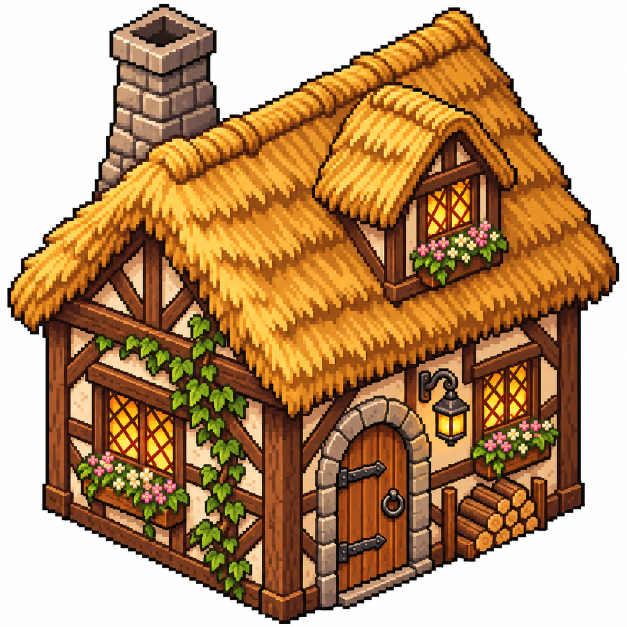
#> input picture art-source/01.png, 1254 x 1254 px (shown at 1/2 size); its folder holds only this picture in this run
$ python import_ai_assets.py
#> lines starting #> are read from the running program, lines starting #| are printed output that depends on the picture; after the words box and inside, x2 and y2 are one past the last pixel; in counts of white or black regions, pixels touching at a corner belong together
### tools/sprite_tools.py
"""Helpers to turn AI-generated sheets (white background) into game-ready pixel sprites."""
from collections import deque
from PIL import Image
import numpy as np


def remove_white_bg(im: Image.Image, thr: int = 236, sat: int = 28, holes: int = 0) -> Image.Image:
    """Flood-fill near-white pixels connected to the image border -> transparent."""
    a = np.asarray(im.convert('RGB')).astype(np.int16)
    h, w, _ = a.shape
    mn = a.min(axis=2); mx = a.max(axis=2)
    bgish = (mn >= thr) & ((mx - mn) <= sat)
    mask = np.zeros((h, w), bool)
    q = deque()
    for x in range(w):
        for y in (0, h - 1):
            if bgish[y, x]: q.append((y, x))
    for y in range(h):
        for x in (0, w - 1):
            if bgish[y, x]: q.append((y, x))
    while q:
        y, x = q.popleft()
        if mask[y, x]: continue
        mask[y, x] = True
        for dy, dx in ((1, 0), (-1, 0), (0, 1), (0, -1)):
            ny, nx = y + dy, x + dx
            if 0 <= ny < h and 0 <= nx < w and not mask[ny, nx] and bgish[ny, nx]:
                q.append((ny, nx))
    if holes:
        # also clear enclosed white pockets larger than `holes` pixels (e.g. gaps between limbs)
        seen = mask.copy()
        ys, xs = np.nonzero(bgish & ~mask)
        for y0, x0 in zip(ys, xs):
            if seen[y0, x0]: continue
            region = []; q = deque([(y0, x0)]); seen[y0, x0] = True
            while q:
                y, x = q.popleft(); region.append((y, x))
                for dy, dx in ((1, 0), (-1, 0), (0, 1), (0, -1)):
                    ny, nx = y + dy, x + dx
                    if 0 <= ny < h and 0 <= nx < w and not seen[ny, nx] and bgish[ny, nx]:
                        seen[ny, nx] = True; q.append((ny, nx))
            if len(region) >= holes:
                for y, x in region: mask[y, x] = True
    rgba = np.dstack([a.astype(np.uint8), np.where(mask, 0, 255).astype(np.uint8)])
    rgba = clean_edges(defringe_rgba(rgba, 2))
    return Image.fromarray(rgba, 'RGBA')


# [53 lines left out: functions components, order_rows, not called in this run]


def to_game(img: Image.Image, width: int = 0, height: int = 0, crisp: bool = True) -> Image.Image:
    """Trim, downscale to target size and harden alpha."""
    img = img.crop(img.getbbox())
    w, h = img.size
    if width and not height: height = round(h * width / w)
    if height and not width: width = round(w * height / h)
    # premultiplied downscale to avoid white fringes
    arr = np.asarray(img).astype(np.float32)
    al = arr[:, :, 3:4] / 255.0
    pre = np.concatenate([arr[:, :, :3] * al, arr[:, :, 3:4]], axis=2)
    small = Image.fromarray(pre.astype(np.uint8), 'RGBA').resize((width, height), Image.BOX)
    sa = np.asarray(small).astype(np.float32)
    alpha = sa[:, :, 3:4]
    rgb = np.where(alpha > 0, sa[:, :, :3] * 255.0 / np.maximum(alpha, 1), 0)
    hard = np.where(alpha > 110, 255, 0)
    out = np.concatenate([np.clip(rgb, 0, 255), hard], axis=2).astype(np.uint8)
    res = Image.fromarray(clean_edges(defringe_rgba(out, 1, 185, 45), 2), 'RGBA')
    if crisp:
        # slight sharpening of colours via palette reduction keeps a pixel-art look
        rgbq = res.convert('RGB').quantize(160, method=Image.Quantize.MEDIANCUT, dither=Image.Dither.NONE).convert('RGB')
        res = Image.merge('RGBA', (*rgbq.split(), res.split()[3]))
    return res


# [8 lines left out: function outline, not called in this run]


def defringe_rgba(a, passes=2, lo=170, sat=50):
    """Peel whitish, low-saturation pixels on the silhouette edge (left over from white backgrounds)."""
    a = a.copy()
    for _ in range(passes):
        al = a[:, :, 3] > 0
        pad = np.pad(al, 1)
        edge = al & ~(pad[:-2, 1:-1] & pad[2:, 1:-1] & pad[1:-1, :-2] & pad[1:-1, 2:])
        rgb = a[:, :, :3].astype(np.int16)
        light = (rgb.min(2) > lo) & ((rgb.max(2) - rgb.min(2)) < sat)
        a[edge & light, 3] = 0
    return a


def clean_edges(a, passes=3, light_min=170, sat_max=60, dark_lum=110):
    """Outline-aware de-fringe: peel light, low-saturation silhouette pixels that sit OUTSIDE a dark outline
    (leftover white background), while keeping genuinely white parts (fur, ice) that have no dark rim.
    Then one pass of near-pure-white removal. Works on uint8 RGBA arrays."""
    a = a.copy()
    for _ in range(passes):
        al = a[:, :, 3] > 0
        pad = np.pad(al, 1)
        edge = al & ~(pad[:-2, 1:-1] & pad[2:, 1:-1] & pad[1:-1, :-2] & pad[1:-1, 2:])
        rgb = a[:, :, :3].astype(np.int16)
        lum = (rgb[..., 0] * 3 + rgb[..., 1] * 6 + rgb[..., 2]) // 10
        light = (rgb.min(2) > light_min) & ((rgb.max(2) - rgb.min(2)) < sat_max)
        dark = (lum < dark_lum) & al
        dp = np.pad(dark, 1)
        near_dark = np.zeros_like(dark)
        for dy in (-1, 0, 1):
            for dx in (-1, 0, 1):
                near_dark |= dp[1 + dy:1 + dy + dark.shape[0], 1 + dx:1 + dx + dark.shape[1]]
        kill = edge & light & near_dark
        if not kill.any(): break
        a[kill, 3] = 0
    al = a[:, :, 3] > 0
    pad = np.pad(al, 1)
    edge = al & ~(pad[:-2, 1:-1] & pad[2:, 1:-1] & pad[1:-1, :-2] & pad[1:-1, 2:])
    rgb = a[:, :, :3].astype(np.int16)
    a[edge & (rgb.min(2) > 222) & ((rgb.max(2) - rgb.min(2)) < 22), 3] = 0
    return a

### tools/import_ai_assets.py
"""Convert the Game Director's AI-generated art (art-source/*.png) into game sprites in src/assets/ai/.
Run:  python3 tools/import_ai_assets.py
Each source sheet is background-removed, split into objects, trimmed and downscaled to game pixel size.
"""
import os, sys, json
sys.path.insert(0, os.path.dirname(__file__))
from PIL import Image
import numpy as np
from sprite_tools import remove_white_bg, components, order_rows, to_game, outline

ROOT = os.path.dirname(os.path.dirname(os.path.abspath(__file__)))
SRC = os.path.join(ROOT, 'art-source')
OUT = os.path.join(ROOT, 'src', 'assets', 'ai')
os.makedirs(OUT, exist_ok=True)
meta = {}
R = 2  # world sprites are stored at 2x and drawn at 0.5 scale for extra sharpness


def save(name, img):
    img.save(os.path.join(OUT, name + '.png'), optimize=True)
    meta[name] = {'w': img.width, 'h': img.height}

def single(src, name, width=0*R, height=0*R):
    im = remove_white_bg(Image.open(os.path.join(SRC, src)))
    # keep only the largest merged blob (drops stray smoke specks far away)
    save(name, to_game(im, width, height))

def sheet(src, names_sizes, gap=18, holes=0):
    im = remove_white_bg(Image.open(os.path.join(SRC, src)), holes=holes)
    boxes = order_rows(components(im, gap=gap, min_area=1500))
    assert len(boxes) == len(names_sizes), (src, len(boxes))
    for (x0, y0, x1, y1, _), ns in zip(boxes, names_sizes):
        if ns is None: continue
        name, kw = ns
        save(name, to_game(im.crop((x0, y0, x1, y1)), **kw))
    return boxes

# ---- buildings ----
single('01.png', 'house_0', width=128*R)
#> in remove_white_bg, `bgish = (mn >= thr) & ((mx - mn) <= sat)`:
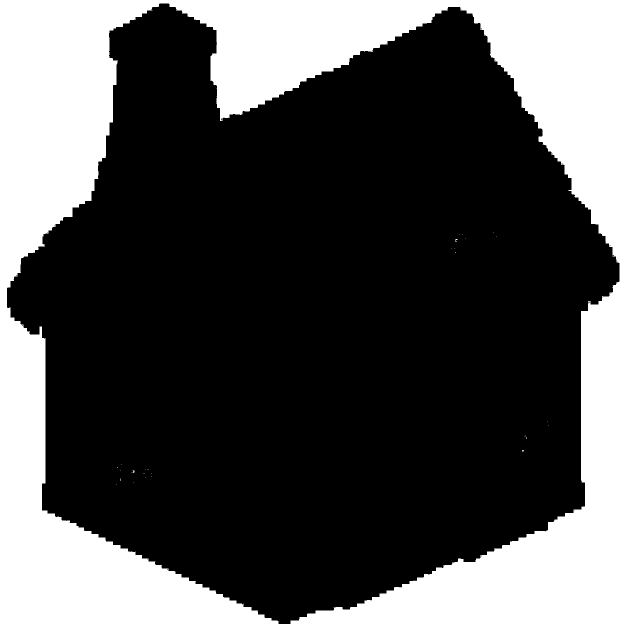
#> bgish: shape (1254, 1254) bool (shown at 1/2 size); 32% white; 29 white regions (28 under 20 px), largest, box (x1, y1, x2, y2) and area: (0, 0, 1254, 1254) 502766
#> after the loop in remove_white_bg, `while q:`: mask: shape (1254, 1254) bool; 32% white; 1 white region, box (x1, y1, x2, y2) and area: (0, 0, 1254, 1254) 502766
#> after the loop in defringe_rgba, `for _ in range(passes):`:
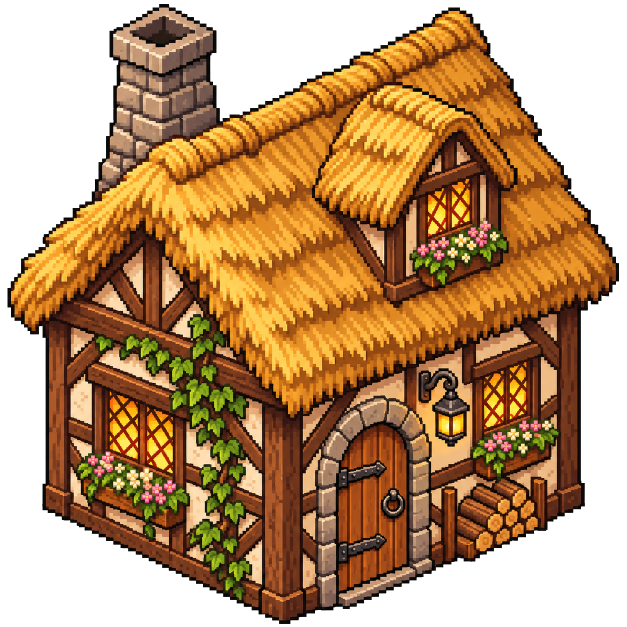
#> a: shape (1254, 1254, 4) (shown at 1/2 size); mean R, G, B, A 187, 150.1, 111, 173.1; transparent parts drawn white
#> after the loop in defringe_rgba, `for _ in range(passes):`:
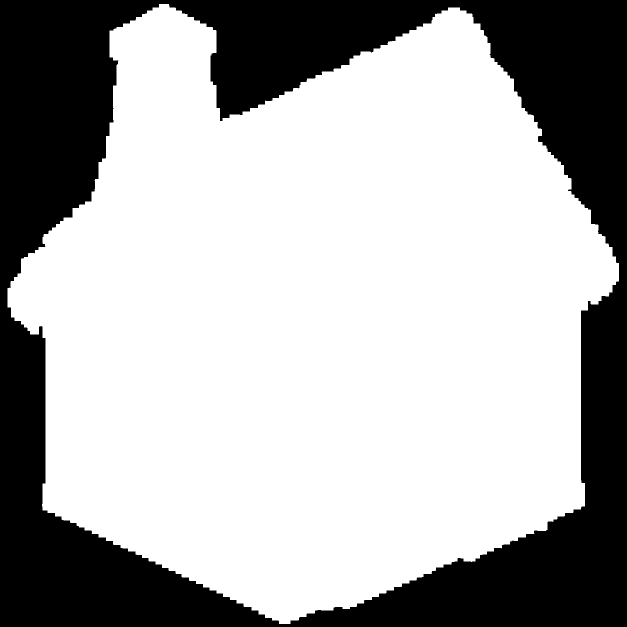
#> al: shape (1254, 1254) bool (shown at 1/2 size); 67.9% white; 1 black region, box (x1, y1, x2, y2) and area: (0, 0, 1254, 1254) 504752
#> after the loop in clean_edges, `for _ in range(passes):`: a: shape (1254, 1254, 4); under 0.01% of pixels changed, all inside (x1, y1, x2, y2) = (235, 129, 236, 130)
#> after the loop in clean_edges, `for _ in range(passes):`: al: shape (1254, 1254) bool; 67.9% white; 1 black region, box (x1, y1, x2, y2) and area: (0, 0, 1254, 1254) 504768
#> after the loop in clean_edges, `for _ in range(passes):`: dark: shape (1254, 1254) bool; 34.5% white; 478 white regions (433 under 20 px), largest, box (x1, y1, x2, y2) and area: (15, 8, 1238, 1248) 524743, (837, 737, 940, 893) 6806, (259, 32, 390, 95) 4352
#> after the loop in clean_edges, `for _ in range(passes):`: near_dark: shape (1254, 1254) bool; 40.5% white; 122 white regions (79 under 20 px), largest, box (x1, y1, x2, y2) and area: (14, 7, 1239, 1249) 617673, (836, 736, 941, 894) 8294, (258, 31, 391, 96) 4751
#> in clean_edges, `pad = np.pad(al, 1)`: pad: shape (1256, 1256) bool; 67.7% white; 1 black region, box (x1, y1, x2, y2) and area: (0, 0, 1256, 1256) 509788
#> in clean_edges, `edge = al & ~(pad[:-2, 1:-1] & pad[2:, 1:-1] & pad[1:-1, :-2] & pad[1:..`: edge: shape (1254, 1254) bool; 0.33% white in thin lines or dots
#> in to_game, `al = arr[:, :, 3:4] / 255.0`: al: shape (1240, 1223, 1) float32; values 0 (black) and 1 (white), 70.4% white; 4 black regions, box (x1, y1, x2, y2) and area: (323, 0, 1223, 518) 144448, (566, 555, 1223, 1240) 111462, (0, 607, 543, 1240) 98873, (0, 0, 303, 568) 93989
#> in to_game, `hard = np.where(alpha > 110, 255, 0)`: hard: shape (260, 256, 1) int64; 70.5% white; 4 black regions, box (x1, y1, x2, y2) and area: (68, 0, 256, 109) 6317, (118, 116, 256, 260) 4885, (0, 127, 114, 260) 4337, (0, 0, 63, 119) 4123
#> call 2 of defringe_rgba, with passes = 1, lo = 185, sat = 45
#> after the loop in defringe_rgba (call 2), `for _ in range(passes):`:
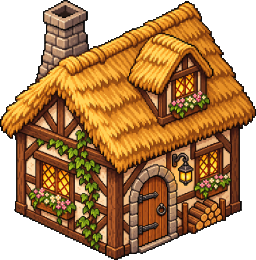
#> a: shape (260, 256, 4); mean R, G, B, A 110.5, 72.3, 31.7, 179.7; transparent parts drawn white
#> call 2 of clean_edges, with passes = 2, light_min = 170, sat_max = 60, dark_lum = 110
#> the loop in clean_edges (call 2), `for _ in range(passes):` made 2 passes
#> pass 1, in clean_edges (call 2), `lum = (rgb[..., 0] * 3 + rgb[..., 1] * 6 + rgb[..., 2]) // 10`:
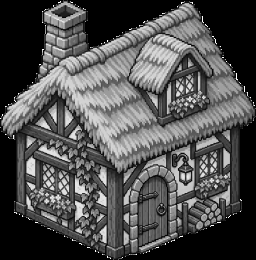
#> lum: shape (260, 256) int16; min 0, max 255, mean 79.4
#> after the loop in clean_edges (call 2), `for _ in range(passes):`: a: shape (260, 256, 4); under 0.01% of pixels changed, all inside (x1, y1, x2, y2) = (161, 15, 162, 16)
#> after the loop in clean_edges (call 2), `for _ in range(passes):`:
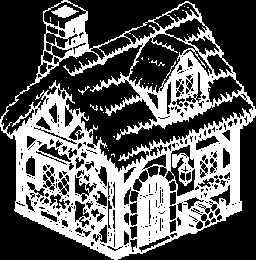
#> dark: shape (260, 256) bool; 36.5% white; 36 white regions (31 under 20 px), largest, box (x1, y1, x2, y2) and area: (0, 0, 256, 260) 23937, (51, 5, 79, 18) 187, (78, 86, 90, 95) 26, (166, 61, 176, 78) 23, (90, 104, 98, 111) 20
#> after the loop in clean_edges (call 2), `for _ in range(passes):`:
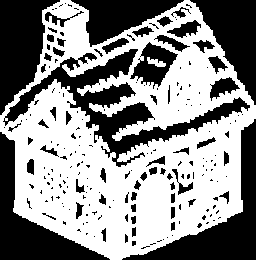
#> near_dark: shape (260, 256) bool; 54.6% white; 209 black regions (148 under 20 px), largest, box (x1, y1, x2, y2) and area: (3, 49, 250, 167) 6211, (122, 119, 256, 260) 4599, (0, 132, 110, 260) 4089
#> in clean_edges (call 2), `pad = np.pad(al, 1)`: pad: shape (262, 258) bool; 69.4% white; 1 black region, box (x1, y1, x2, y2) and area: (0, 0, 258, 262) 20700
#> in clean_edges (call 2), `edge = al & ~(pad[:-2, 1:-1] & pad[2:, 1:-1] & pad[1:-1, :-2] & pad[1:..`: edge: shape (260, 256) bool; 1.4% white in thin lines or dots
single('02.png', 'house_1', width=118*R)
#> (the run stopped early here; a loop or call above may not have finished)
